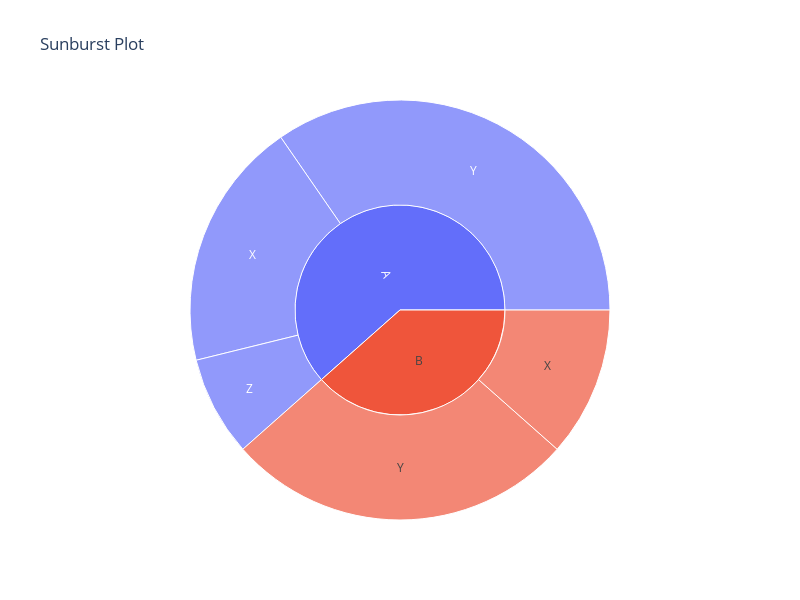

The cell this chart's notebook holds for it:
### Markdown cell above
### <a id='toc1_1_9_'></a>[Sunburst plot (`px.sunburst`):](#toc0_)

### Code cell
fig8 = px.sunburst(
    data,  # DataFrame or array-like: Input data
    path=['category', 'sub-category'],  # list: List of column names or indices representing the hierarchy
    values='value',  # str or int: Column name or index representing the numeric values
    color='category',  # str or int: Column name or index representing the color of each sector
    color_continuous_scale='RdBu',  # str: Name of the color scale to use for continuous colors
    color_continuous_midpoint=np.average(data['value']),  # float: Midpoint value of the color scale
    hover_data=['value'],  # list, array-like: Additional columns to display in the hover tooltip
    title='Sunburst Plot',  # str: Title of the plot
    template='plotly_white',  # str: Plotly template name or Plotly.js template object
    width=800,  # int: Width of the plot in pixels
    height=600  # int: Height of the plot in pixels
)
fig8.show()

### Figure 1 — Plotly figure (JSON) as saved in the notebook; plotly's stock layout.template omitted (floating-point values rounded to 4 significant figures)
{"data": [{"branchvalues": "total", "customdata": [[5, "A"], [9, "A"], [2, "A"], [3, "B"], [7, "B"], [16, "A"], [10, "B"]], "domain": {"x": [0, 1], "y": [0, 1]}, "hovertemplate": "labels=%{label}<br>value=%{customdata[0]}<br>parent=%{parent}<br>id=%{id}<br>category=%{customdata[1]}<extra></extra>", "ids": ["A/X", "A/Y", "A/Z", "B/X", "B/Y", "A", "B"], "labels": ["X", "Y", "Z", "X", "Y", "A", "B"], "marker": {"colors": ["#636efa", "#636efa", "#636efa", "#EF553B", "#EF553B", "#636efa", "#EF553B"]}, "name": "", "parents": ["A", "A", "A", "B", "B", "", ""], "type": "sunburst", "values": [5, 9, 2, 3, 7, 16, 10]}], "layout": {"height": 600, "legend": {"tracegroupgap": 0}, "title": {"text": "Sunburst Plot"}, "width": 800}}
